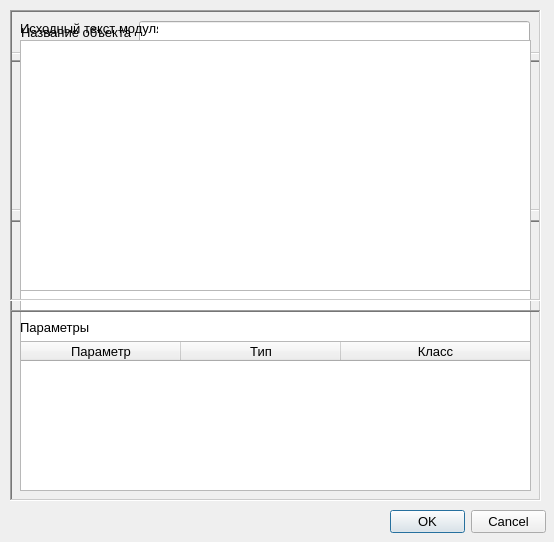
<?xml version="1.0" encoding="UTF-8"?>
<ui version="4.0">
 <class>QActorEditor</class>
 <widget class="QDialog" name="QActorEditor">
  <property name="windowModality">
   <enum>Qt::ApplicationModal</enum>
  </property>
  <property name="geometry">
   <rect>
    <x>0</x>
    <y>0</y>
    <width>554</width>
    <height>542</height>
   </rect>
  </property>
  <property name="sizePolicy">
   <sizepolicy hsizetype="Fixed" vsizetype="Fixed">
    <horstretch>0</horstretch>
    <verstretch>0</verstretch>
   </sizepolicy>
  </property>
  <property name="minimumSize">
   <size>
    <width>554</width>
    <height>542</height>
   </size>
  </property>
  <property name="maximumSize">
   <size>
    <width>554</width>
    <height>542</height>
   </size>
  </property>
  <property name="font">
   <font>
    <pointsize>10</pointsize>
   </font>
  </property>
  <property name="windowTitle">
   <string>Редактор объекта</string>
  </property>
  <property name="windowIcon">
   <iconset resource="resources.qrc">
    <normaloff>:/images/G.png</normaloff>:/images/G.png</iconset>
  </property>
  <property name="sizeGripEnabled">
   <bool>false</bool>
  </property>
  <property name="modal">
   <bool>true</bool>
  </property>
  <widget class="QDialogButtonBox" name="buttonBox">
   <property name="geometry">
    <rect>
     <x>390</x>
     <y>510</y>
     <width>156</width>
     <height>23</height>
    </rect>
   </property>
   <property name="orientation">
    <enum>Qt::Horizontal</enum>
   </property>
   <property name="standardButtons">
    <set>QDialogButtonBox::Cancel|QDialogButtonBox::Ok</set>
   </property>
  </widget>
  <widget class="QWidget" name="normalWidget" native="true">
   <property name="geometry">
    <rect>
     <x>0</x>
     <y>0</y>
     <width>554</width>
     <height>510</height>
    </rect>
   </property>
   <widget class="QFrame" name="frame_2">
    <property name="geometry">
     <rect>
      <x>10</x>
      <y>220</y>
      <width>531</width>
      <height>281</height>
     </rect>
    </property>
    <property name="frameShape">
     <enum>QFrame::WinPanel</enum>
    </property>
    <property name="frameShadow">
     <enum>QFrame::Sunken</enum>
    </property>
    <property name="lineWidth">
     <number>3</number>
    </property>
    <property name="midLineWidth">
     <number>1</number>
    </property>
    <widget class="QWidget" name="layoutWidget">
     <property name="geometry">
      <rect>
       <x>10</x>
       <y>149</y>
       <width>511</width>
       <height>121</height>
      </rect>
     </property>
     <layout class="QVBoxLayout" name="verticalLayout_2">
      <item>
       <layout class="QHBoxLayout" name="horizontalLayout_3">
        <item>
         <widget class="QLabel" name="descriptionBMLbl">
          <property name="text">
           <string>Описание параметра базового модуля</string>
          </property>
         </widget>
        </item>
        <item>
         <widget class="QLabel" name="descriptionPOLbl">
          <property name="text">
           <string>Описание данного предметной области</string>
          </property>
         </widget>
        </item>
       </layout>
      </item>
      <item>
       <layout class="QHBoxLayout" name="horizontalLayout_4">
        <item>
         <widget class="QLabel" name="descriptionBMLbl_2">
          <property name="sizePolicy">
           <sizepolicy hsizetype="MinimumExpanding" vsizetype="MinimumExpanding">
            <horstretch>0</horstretch>
            <verstretch>0</verstretch>
           </sizepolicy>
          </property>
          <property name="frameShape">
           <enum>QFrame::Box</enum>
          </property>
          <property name="frameShadow">
           <enum>QFrame::Plain</enum>
          </property>
          <property name="text">
           <string/>
          </property>
          <property name="textFormat">
           <enum>Qt::PlainText</enum>
          </property>
          <property name="alignment">
           <set>Qt::AlignLeading|Qt::AlignLeft|Qt::AlignTop</set>
          </property>
          <property name="wordWrap">
           <bool>true</bool>
          </property>
          <property name="textInteractionFlags">
           <set>Qt::LinksAccessibleByMouse|Qt::TextSelectableByMouse</set>
          </property>
         </widget>
        </item>
        <item>
         <widget class="QLabel" name="descriptionPOLbl_2">
          <property name="sizePolicy">
           <sizepolicy hsizetype="MinimumExpanding" vsizetype="MinimumExpanding">
            <horstretch>0</horstretch>
            <verstretch>0</verstretch>
           </sizepolicy>
          </property>
          <property name="frameShape">
           <enum>QFrame::Box</enum>
          </property>
          <property name="text">
           <string/>
          </property>
          <property name="textFormat">
           <enum>Qt::PlainText</enum>
          </property>
          <property name="alignment">
           <set>Qt::AlignLeading|Qt::AlignLeft|Qt::AlignTop</set>
          </property>
          <property name="wordWrap">
           <bool>true</bool>
          </property>
          <property name="textInteractionFlags">
           <set>Qt::LinksAccessibleByMouse|Qt::TextSelectableByMouse</set>
          </property>
         </widget>
        </item>
       </layout>
      </item>
     </layout>
    </widget>
    <widget class="QWidget" name="layoutWidget">
     <property name="geometry">
      <rect>
       <x>10</x>
       <y>12</y>
       <width>511</width>
       <height>131</height>
      </rect>
     </property>
     <layout class="QVBoxLayout" name="verticalLayout_3">
      <item>
       <widget class="QLabel" name="paramsNormalLbl">
        <property name="text">
         <string>Параметры</string>
        </property>
       </widget>
      </item>
      <item>
       <widget class="QTableWidget" name="paramsNormalTable">
        <property name="focusPolicy">
         <enum>Qt::WheelFocus</enum>
        </property>
        <property name="editTriggers">
         <set>QAbstractItemView::NoEditTriggers</set>
        </property>
        <property name="showDropIndicator" stdset="0">
         <bool>false</bool>
        </property>
        <property name="dragDropOverwriteMode">
         <bool>false</bool>
        </property>
        <property name="selectionMode">
         <enum>QAbstractItemView::SingleSelection</enum>
        </property>
        <property name="selectionBehavior">
         <enum>QAbstractItemView::SelectRows</enum>
        </property>
        <property name="cornerButtonEnabled">
         <bool>false</bool>
        </property>
        <attribute name="horizontalHeaderCascadingSectionResizes">
         <bool>true</bool>
        </attribute>
        <attribute name="horizontalHeaderDefaultSectionSize">
         <number>165</number>
        </attribute>
        <attribute name="horizontalHeaderMinimumSectionSize">
         <number>160</number>
        </attribute>
        <attribute name="horizontalHeaderStretchLastSection">
         <bool>true</bool>
        </attribute>
        <attribute name="verticalHeaderDefaultSectionSize">
         <number>22</number>
        </attribute>
        <attribute name="verticalHeaderDefaultSectionSize">
         <number>22</number>
        </attribute>
        <attribute name="horizontalHeaderStretchLastSection">
         <bool>true</bool>
        </attribute>
        <attribute name="horizontalHeaderCascadingSectionResizes">
         <bool>true</bool>
        </attribute>
        <attribute name="horizontalHeaderMinimumSectionSize">
         <number>160</number>
        </attribute>
        <attribute name="horizontalHeaderDefaultSectionSize">
         <number>165</number>
        </attribute>
        <column>
         <property name="text">
          <string>Имя параметра</string>
         </property>
        </column>
        <column>
         <property name="text">
          <string>Тип</string>
         </property>
        </column>
        <column>
         <property name="text">
          <string>Данное ПО</string>
         </property>
        </column>
       </widget>
      </item>
     </layout>
    </widget>
   </widget>
   <widget class="QFrame" name="frame">
    <property name="geometry">
     <rect>
      <x>10</x>
      <y>60</y>
      <width>531</width>
      <height>151</height>
     </rect>
    </property>
    <property name="frameShape">
     <enum>QFrame::WinPanel</enum>
    </property>
    <property name="frameShadow">
     <enum>QFrame::Sunken</enum>
    </property>
    <property name="lineWidth">
     <number>3</number>
    </property>
    <property name="midLineWidth">
     <number>1</number>
    </property>
    <widget class="QWidget" name="layoutWidget">
     <property name="geometry">
      <rect>
       <x>10</x>
       <y>10</y>
       <width>511</width>
       <height>131</height>
      </rect>
     </property>
     <layout class="QVBoxLayout" name="verticalLayout">
      <item>
       <layout class="QHBoxLayout" name="horizontalLayout_2">
        <item>
         <widget class="QLabel" name="baseModuleLbl">
          <property name="text">
           <string>Базовый модуль</string>
          </property>
         </widget>
        </item>
        <item>
         <widget class="QLabel" name="descriptionLbl">
          <property name="text">
           <string>Описание модуля</string>
          </property>
         </widget>
        </item>
       </layout>
      </item>
      <item>
       <layout class="QHBoxLayout" name="horizontalLayout">
        <item>
         <widget class="QListWidget" name="baseModuleList"/>
        </item>
        <item>
         <widget class="QLabel" name="descriptionLbl_2">
          <property name="sizePolicy">
           <sizepolicy hsizetype="MinimumExpanding" vsizetype="MinimumExpanding">
            <horstretch>0</horstretch>
            <verstretch>0</verstretch>
           </sizepolicy>
          </property>
          <property name="minimumSize">
           <size>
            <width>53</width>
            <height>0</height>
           </size>
          </property>
          <property name="frameShape">
           <enum>QFrame::Box</enum>
          </property>
          <property name="text">
           <string/>
          </property>
          <property name="textFormat">
           <enum>Qt::PlainText</enum>
          </property>
          <property name="alignment">
           <set>Qt::AlignLeading|Qt::AlignLeft|Qt::AlignTop</set>
          </property>
          <property name="wordWrap">
           <bool>true</bool>
          </property>
          <property name="textInteractionFlags">
           <set>Qt::LinksAccessibleByMouse|Qt::TextSelectableByMouse</set>
          </property>
         </widget>
        </item>
       </layout>
      </item>
     </layout>
    </widget>
   </widget>
   <widget class="QFrame" name="frame">
    <property name="geometry">
     <rect>
      <x>10</x>
      <y>10</y>
      <width>531</width>
      <height>44</height>
     </rect>
    </property>
    <property name="frameShape">
     <enum>QFrame::WinPanel</enum>
    </property>
    <property name="frameShadow">
     <enum>QFrame::Sunken</enum>
    </property>
    <property name="lineWidth">
     <number>3</number>
    </property>
    <property name="midLineWidth">
     <number>1</number>
    </property>
    <layout class="QHBoxLayout" name="horizontalLayout_5">
     <item>
      <widget class="QLabel" name="actorNameLbl">
       <property name="font">
        <font>
         <pointsize>10</pointsize>
        </font>
       </property>
       <property name="frameShape">
        <enum>QFrame::NoFrame</enum>
       </property>
       <property name="text">
        <string>Название объекта</string>
       </property>
      </widget>
     </item>
     <item>
      <widget class="QLineEdit" name="actorNameEdt">
       <property name="font">
        <font>
         <pointsize>10</pointsize>
        </font>
       </property>
       <property name="maxLength">
        <number>254</number>
       </property>
      </widget>
     </item>
    </layout>
   </widget>
  </widget>
  <widget class="QWidget" name="inlineWidget" native="true">
   <property name="geometry">
    <rect>
     <x>0</x>
     <y>0</y>
     <width>554</width>
     <height>510</height>
    </rect>
   </property>
   <widget class="QFrame" name="frame_4">
    <property name="geometry">
     <rect>
      <x>10</x>
      <y>10</y>
      <width>531</width>
      <height>291</height>
     </rect>
    </property>
    <property name="frameShape">
     <enum>QFrame::WinPanel</enum>
    </property>
    <property name="frameShadow">
     <enum>QFrame::Sunken</enum>
    </property>
    <property name="lineWidth">
     <number>3</number>
    </property>
    <property name="midLineWidth">
     <number>1</number>
    </property>
    <widget class="QLabel" name="inlineModuleTxtLbl">
     <property name="geometry">
      <rect>
       <x>10</x>
       <y>10</y>
       <width>138</width>
       <height>16</height>
      </rect>
     </property>
     <property name="text">
      <string>Исходный текст модуля</string>
     </property>
    </widget>
    <widget class="QPlainTextEdit" name="inlineModuleTxtEdt">
     <property name="geometry">
      <rect>
       <x>10</x>
       <y>30</y>
       <width>511</width>
       <height>251</height>
      </rect>
     </property>
     <property name="maximumBlockCount">
      <number>0</number>
     </property>
    </widget>
   </widget>
   <widget class="QFrame" name="frame_5">
    <property name="geometry">
     <rect>
      <x>10</x>
      <y>310</y>
      <width>531</width>
      <height>191</height>
     </rect>
    </property>
    <property name="frameShape">
     <enum>QFrame::WinPanel</enum>
    </property>
    <property name="frameShadow">
     <enum>QFrame::Sunken</enum>
    </property>
    <property name="lineWidth">
     <number>3</number>
    </property>
    <property name="midLineWidth">
     <number>1</number>
    </property>
    <widget class="QWidget" name="layoutWidget_2">
     <property name="geometry">
      <rect>
       <x>10</x>
       <y>10</y>
       <width>511</width>
       <height>171</height>
      </rect>
     </property>
     <layout class="QVBoxLayout" name="verticalLayout_4">
      <item>
       <widget class="QLabel" name="paramsInlineLbl">
        <property name="text">
         <string>Параметры</string>
        </property>
       </widget>
      </item>
      <item>
       <widget class="QTableWidget" name="paramsInlineTable">
        <property name="editTriggers">
         <set>QAbstractItemView::NoEditTriggers</set>
        </property>
        <property name="showDropIndicator" stdset="0">
         <bool>false</bool>
        </property>
        <property name="dragDropOverwriteMode">
         <bool>false</bool>
        </property>
        <property name="selectionMode">
         <enum>QAbstractItemView::SingleSelection</enum>
        </property>
        <property name="selectionBehavior">
         <enum>QAbstractItemView::SelectRows</enum>
        </property>
        <property name="cornerButtonEnabled">
         <bool>false</bool>
        </property>
        <attribute name="horizontalHeaderCascadingSectionResizes">
         <bool>true</bool>
        </attribute>
        <attribute name="horizontalHeaderDefaultSectionSize">
         <number>160</number>
        </attribute>
        <attribute name="horizontalHeaderMinimumSectionSize">
         <number>160</number>
        </attribute>
        <attribute name="horizontalHeaderStretchLastSection">
         <bool>true</bool>
        </attribute>
        <attribute name="verticalHeaderDefaultSectionSize">
         <number>22</number>
        </attribute>
        <attribute name="verticalHeaderDefaultSectionSize">
         <number>22</number>
        </attribute>
        <attribute name="horizontalHeaderStretchLastSection">
         <bool>true</bool>
        </attribute>
        <attribute name="horizontalHeaderCascadingSectionResizes">
         <bool>true</bool>
        </attribute>
        <attribute name="horizontalHeaderMinimumSectionSize">
         <number>160</number>
        </attribute>
        <attribute name="horizontalHeaderDefaultSectionSize">
         <number>160</number>
        </attribute>
        <column>
         <property name="text">
          <string>Параметр</string>
         </property>
        </column>
        <column>
         <property name="text">
          <string>Тип</string>
         </property>
        </column>
        <column>
         <property name="text">
          <string>Класс</string>
         </property>
        </column>
       </widget>
      </item>
     </layout>
    </widget>
   </widget>
  </widget>
 </widget>
 <resources>
  <include location="resources.qrc"/>
 </resources>
 <connections>
  <connection>
   <sender>buttonBox</sender>
   <signal>accepted()</signal>
   <receiver>QActorEditor</receiver>
   <slot>accept()</slot>
   <hints>
    <hint type="sourcelabel">
     <x>248</x>
     <y>254</y>
    </hint>
    <hint type="destinationlabel">
     <x>157</x>
     <y>274</y>
    </hint>
   </hints>
  </connection>
  <connection>
   <sender>buttonBox</sender>
   <signal>rejected()</signal>
   <receiver>QActorEditor</receiver>
   <slot>reject()</slot>
   <hints>
    <hint type="sourcelabel">
     <x>316</x>
     <y>260</y>
    </hint>
    <hint type="destinationlabel">
     <x>286</x>
     <y>274</y>
    </hint>
   </hints>
  </connection>
 </connections>
 <designerdata>
  <property name="gridDeltaX">
   <number>10</number>
  </property>
  <property name="gridDeltaY">
   <number>10</number>
  </property>
  <property name="gridSnapX">
   <bool>true</bool>
  </property>
  <property name="gridSnapY">
   <bool>true</bool>
  </property>
  <property name="gridVisible">
   <bool>true</bool>
  </property>
 </designerdata>
</ui>
